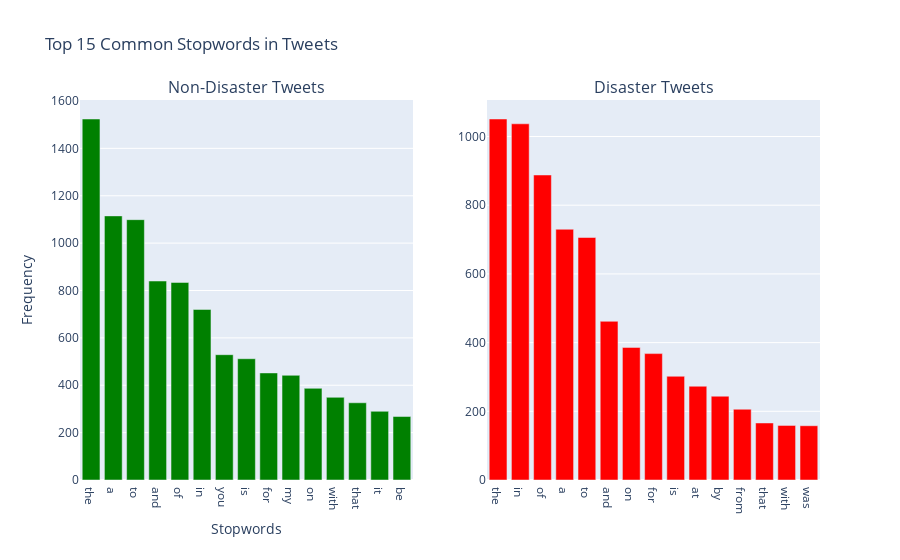

Source (notebook cell):
### Markdown cell above
🔆 Les punctuations dans les tweets

### Code cell
plot_most_common_stopwords(raw=True, top=15)

### Figure 1 — Plotly figure (JSON) as saved in the notebook; plotly's stock layout.template omitted (floating-point values rounded to 4 significant figures)
{"data": [{"marker": {"color": "green"}, "name": "Non-Disaster", "type": "bar", "x": ["the", "a", "to", "and", "of", "in", "you", "is", "for", "my", "on", "with", "that", "it", "be"], "xaxis": "x", "y": [1524, 1115, 1099, 840, 834, 720, 529, 512, 452, 442, 387, 349, 326, 290, 268], "yaxis": "y"}, {"marker": {"color": "red"}, "name": "Disaster", "type": "bar", "x": ["the", "in", "of", "a", "to", "and", "on", "for", "is", "at", "by", "from", "that", "with", "was"], "xaxis": "x2", "y": [1051, 1037, 888, 730, 706, 462, 386, 368, 302, 273, 244, 206, 166, 159, 158], "yaxis": "y2"}], "layout": {"annotations": [{"font": {"size": 16}, "showarrow": false, "text": "Non-Disaster Tweets", "x": 0.225, "xanchor": "center", "xref": "paper", "y": 1, "yanchor": "bottom", "yref": "paper"}, {"font": {"size": 16}, "showarrow": false, "text": "Disaster Tweets", "x": 0.775, "xanchor": "center", "xref": "paper", "y": 1, "yanchor": "bottom", "yref": "paper"}], "showlegend": false, "title": {"text": "Top 15 Common Stopwords in Tweets"}, "xaxis": {"anchor": "y", "domain": [0, 0.45], "title": {"text": "Stopwords"}}, "xaxis2": {"anchor": "y2", "domain": [0.55, 1]}, "yaxis": {"anchor": "x", "domain": [0, 1], "title": {"text": "Frequency"}}, "yaxis2": {"anchor": "x2", "domain": [0, 1]}}}
